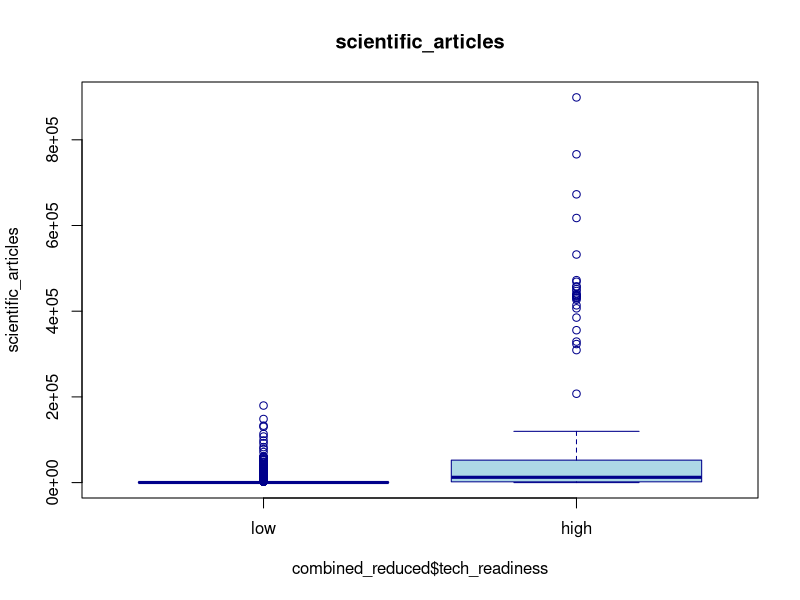
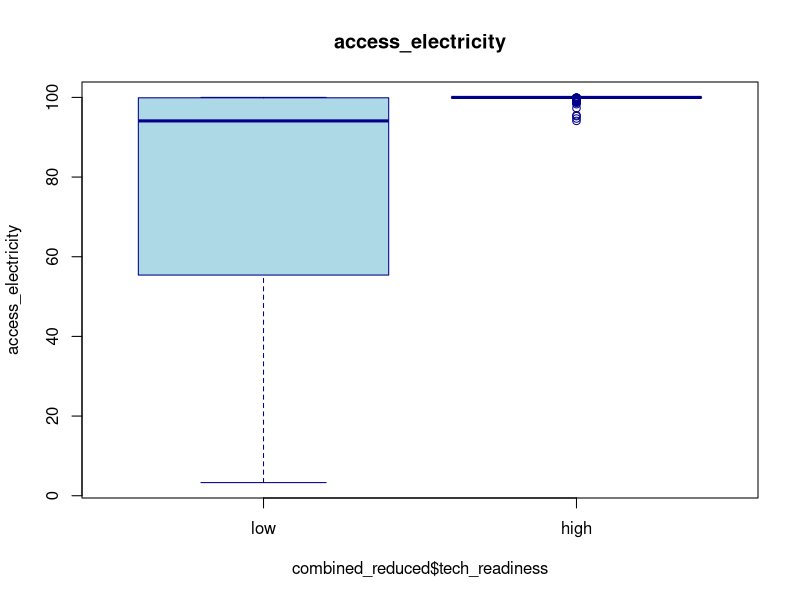
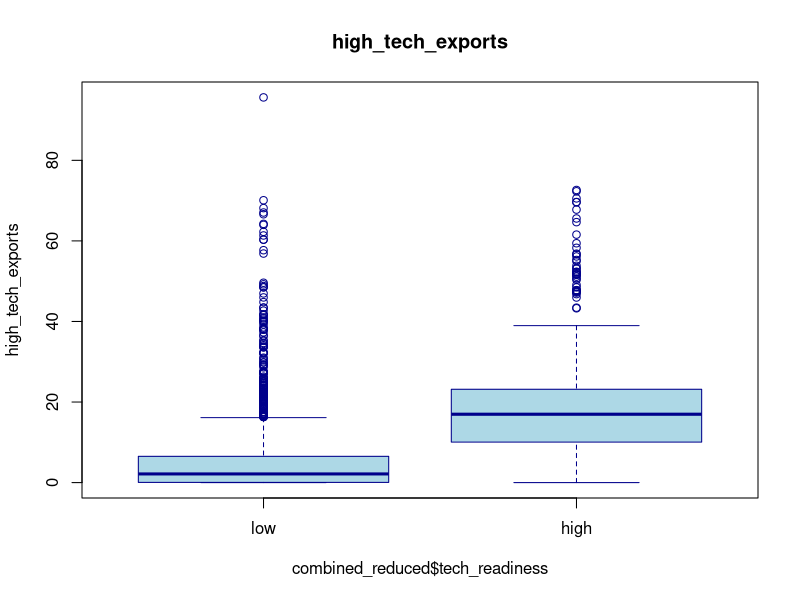
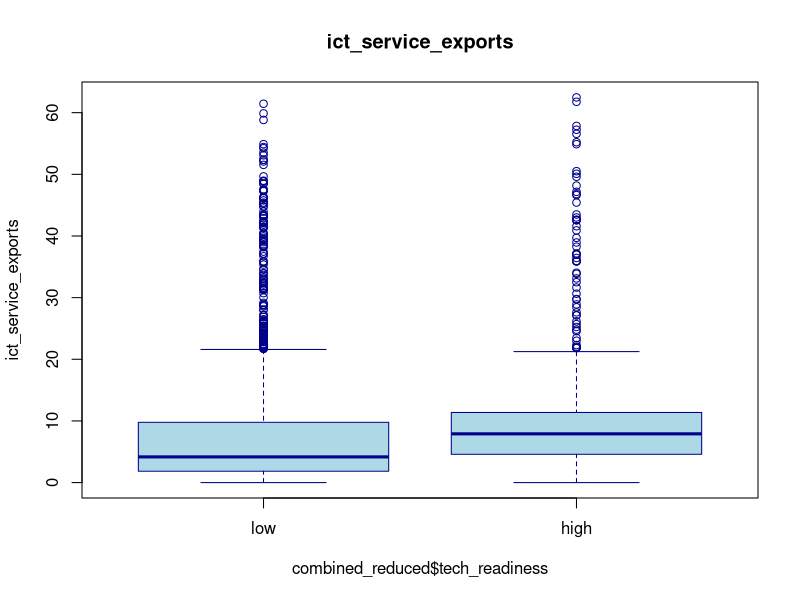
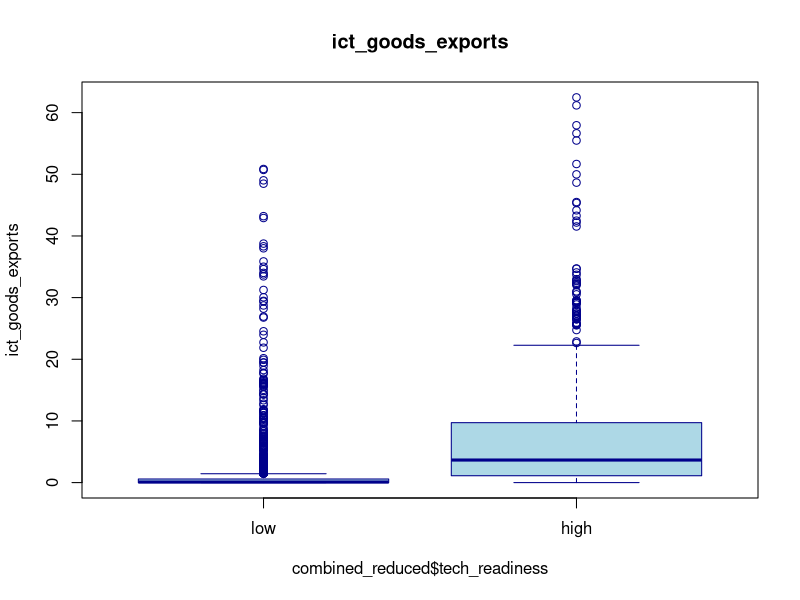
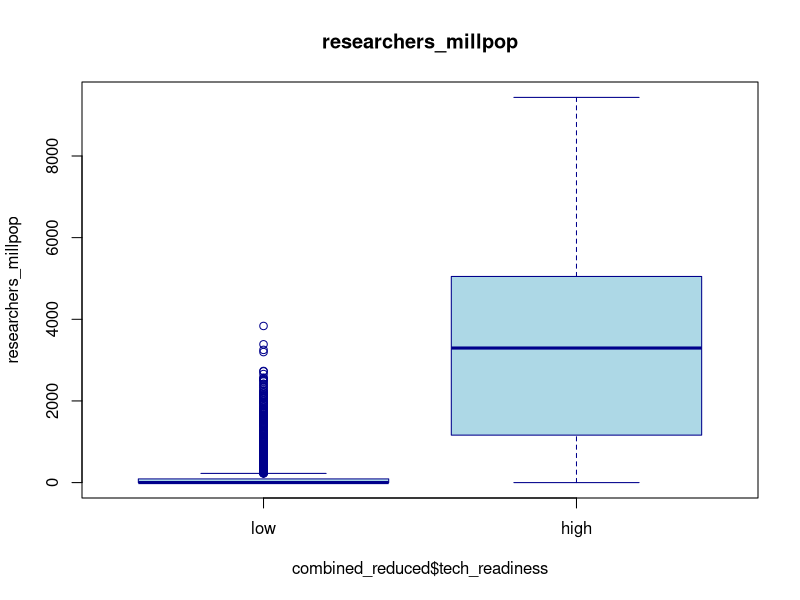
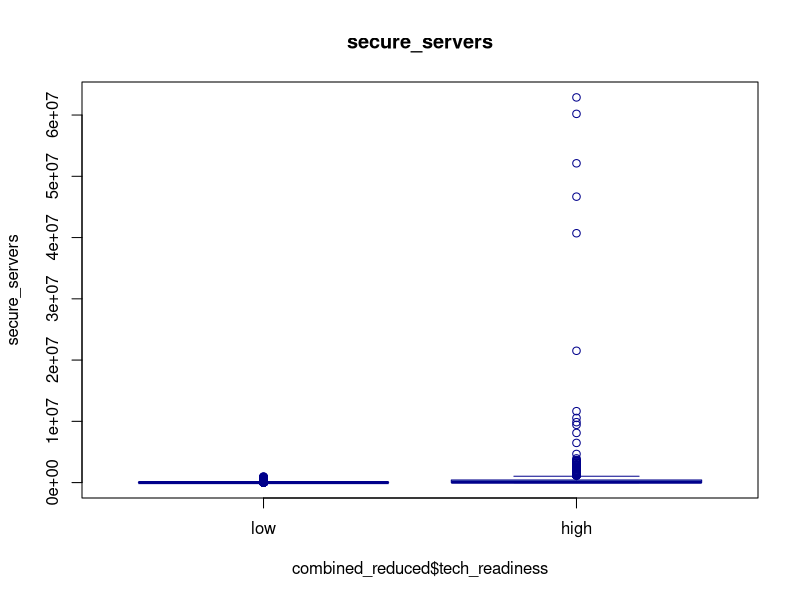
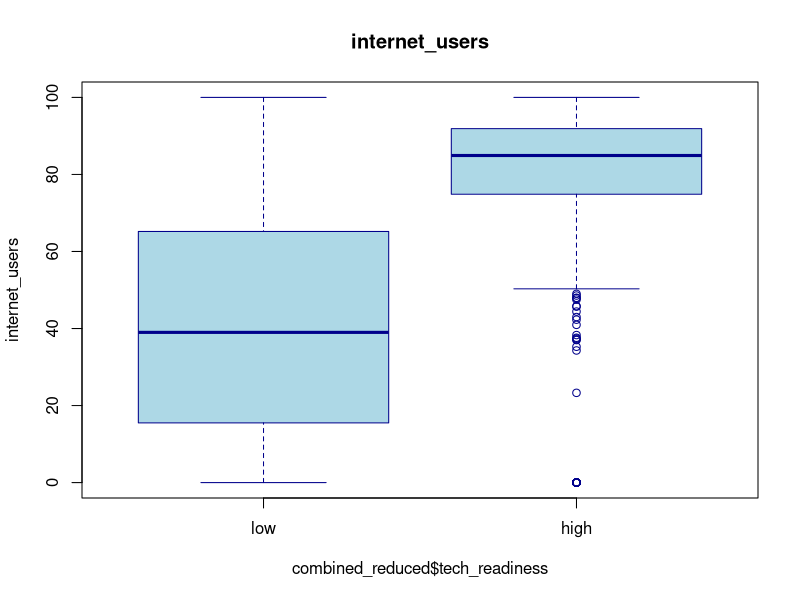

Write R code to recreate these figures, in order.
## ---- chunk 1
knitr::opts_chunk$set(echo = TRUE, cache = TRUE)
## ---- chunk 2
# install.packages("tidyverse","pROC")
    library(tidyverse)
    library(dplyr)
    library(ggplot2)
    library(pROC)
    library(caret)


## ---- chunk 3
setwd(getwd()) # ensure we're at the directory where the RMD is running
worldbank <- read_csv("worldbankdataset.csv", show_col_types = FALSE)
ftri <- read_csv("FTRI_table.csv", show_col_types = FALSE)

combined_set <- left_join(worldbank, ftri, by= c("country_code" = "code", "year"="year"))

head (combined_set, 3)
str(combined_set)
## ---- chunk 4

summary(combined_set$overall_index)

## ---- chunk 5
combined_set <- combined_set|> mutate (tech_readiness= if_else(overall_index >= 0.7, "high", "low"))
combined_set$tech_readiness <- as.factor(combined_set$tech_readiness)
combined_set$tech_readiness <- relevel(combined_set$tech_readiness, ref= "low")
summary (combined_set)

## ---- chunk 6
combined_reduced <- combined_set |>
      filter (year >= 2010 & year <= 2023 & !is.na(tech_readiness))     # the reduced set contains ca 2400 rows
#view(combined_reduced)   #remove comment to view set
colSums(is.na(combined_reduced))
              
              
## ---- chunk 7

vars <- c("scientific_articles","access_electricity","high_tech_exports","ict_service_exports","ict_goods_exports","researchers_millpop","secure_servers","internet_users","rd_expenditures_gdp")

for (var in vars) {
  boxplot(combined_reduced[[var]] ~ combined_reduced$tech_readiness,
          main = paste(var),
          ylab = var,
          col = "lightblue",
          border = "darkblue"
          )
}

## ---- chunk 8

set.seed(123) #   set.seed generates a reproducible seed for the  random number generator used by createDataPartition.

trainset_idx <- createDataPartition(y = combined_reduced$tech_readiness, p = 0.8, list = FALSE)

combined_red_train <- combined_reduced[trainset_idx, ]    # this is the training set, with ca 1930 rows
combined_red_test <- combined_reduced[-trainset_idx, ]    # this is the test set, with ca 480 rows

## ---- chunk 9

model_train <- glm(tech_readiness ~ scientific_articles + access_electricity + 
                     high_tech_exports + ict_service_exports +  ict_goods_exports +  
                 researchers_millpop +  secure_servers + internet_users + rd_expenditures_gdp, 
                        family = binomial, data = combined_red_train)
summary(model_train)




## ---- chunk 10
with(model_train, null.deviance - deviance)

with(model_train, df.null - df.residual)


with(model_train, pchisq(null.deviance - deviance, df.null - df.residual, lower.tail = FALSE))
## ---- chunk 11

exp(coef(model_train))
exp(cbind(OR = coef(model_train), confint(model_train)))
## ---- chunk 12
pred_prob <- predict(model_train, type = "response")
pred_tr <- ifelse(pred_prob >= 0.4, "high", "low") 

compare_thetwo <- data.frame(ActualTR = combined_red_train$tech_readiness, PredictedTR = pred_tr)

## ---- chunk 13
summ_compare <- table(compare_thetwo$ActualTR, compare_thetwo$PredictedTR)
summ_compare



## ---- chunk 14
TP <- 423; TN <- 1397; FP <- 57; FN <- 58

Accuracy <- (TP + TN) / (TP + TN + FP + FN)
Precision <- TP / (TP + FP)
Sensitivity <- TP / (TP + FN)  # Recall
Specificity <- TN / (TN + FP)

F1_Score <- 2 * (Precision * Sensitivity) / (Precision + Sensitivity)
cat (" Accuracy: ",Accuracy,"\n","Precision: ",Precision,"\n", "Recall/sensitivity: ", Sensitivity, "\n", "Specificity: ", Specificity, "\n","F1_Score: ", F1_Score)
## ---- chunk 15
library(pROC)

roc_obj <- roc(response = combined_red_train$tech_readiness,
                predictor = pred_prob,
                direction = "<")  # smaller prob = low


# Print AUC value
auc_val <- auc(roc_obj); auc_val


## ---- chunk 16
plot.roc(roc_obj, print.auc = TRUE, legacy.axes = TRUE,
         xlab = "False Positive Rate (1 - Specificity)",
         ylab = "True Positive Rate (Sensitivity)")

## ---- chunk 17
pred_prob <- predict(model_train, newdata= combined_red_test, type = "response")
pred_tr <- ifelse(pred_prob >= 0.4, "high", "low") 

compare_thetwo <- data.frame(ActualTR = combined_red_test$tech_readiness, PredictedTR = pred_tr)

## ---- chunk 18
summ_compare <- table(compare_thetwo$ActualTR, compare_thetwo$PredictedTR)
summ_compare



## ---- chunk 19
TP <- 102; TN <- 353; FP <- 10; FN <- 18

Accuracy <- (TP + TN) / (TP + TN + FP + FN)
Precision <- TP / (TP + FP)
Sensitivity <- TP / (TP + FN)  # Recall
Specificity <- TN / (TN + FP)

F1_Score <- 2 * (Precision * Sensitivity) / (Precision + Sensitivity)
cat (" Accuracy: ",Accuracy,"\n","Precision: ",Precision,"\n", "Recall/sensitivity: ", Sensitivity, "\n", "Specificity: ", Specificity, "\n","F1_Score: ", F1_Score)
## ---- chunk 20
library(pROC)

roc_obj <- roc(response = combined_red_test$tech_readiness,
                predictor = pred_prob,
               direction = "<")  # smaller prob = low


# Print AUC value
auc_val <- auc(roc_obj); auc_val


## ---- chunk 21
plot.roc(roc_obj, print.auc = TRUE, legacy.axes = TRUE,
         xlab = "False Positive Rate (1 - Specificity)",
         ylab = "True Positive Rate (Sensitivity)")

## ---- chunk 22

var_list <- c("scientific_articles", "access_electricity", "high_tech_exports", "ict_service_exports", "ict_goods_exports", "researchers_millpop", "secure_servers", "internet_users", "rd_expenditures_gdp")

impute_var <- function(var,year,targety) {
  case_when (
    year == targety & var == 0 ~ lag(var, n=1), TRUE ~var) }      # use  lag() to get value of previous year
                                                                # leave var untouched if not zero

combined_set <- combined_set |> group_by(country_code) |>
mutate(across(all_of(var_list), ~impute_var(.x,year,2023)))  |>    # impute 2023 when it is zero
mutate(across(all_of(var_list), ~impute_var(.x,year,2024)))  |>    # impute 2024 when it is zero
ungroup()
## ---- chunk 23
combined_set$predprob <- predict(model_train, newdata= combined_set, type= "response")

# And then determine pred_tech_readiness this way: When tech_readiness is available in combined_set, pred_tech_readiness = tech_readiness (the true value).  When tech_readiness is NA, pred_tech_readiness = high or low (depending on whether predprob (probability) is above or below threshold of 0.4). 

combined_set$pred_tech_readiness <- if_else(is.na(combined_set$tech_readiness), if_else(combined_set$predprob >=.4, "high","low"), combined_set$tech_readiness)


## ---- chunk 24

combined_set |>
  summarize( Orig_high = sum(tech_readiness == "high", na.rm = TRUE), Orig_low = sum(tech_readiness == "low", na.rm = TRUE),
             OrigHiLowratio = Orig_high/Orig_low,
             Pred_high = sum(pred_tech_readiness == "high", na.rm = TRUE), Pred_low = sum(pred_tech_readiness == "low", na.rm = TRUE),
             PredHiLowratio = Pred_high/Pred_low ) |> print()

## ---- chunk 25
combined_set_agg <- combined_set |>
  group_by(year, pred_tech_readiness) |>
  summarize(`R&D Expenditures` = mean(rd_expenditures_gdp), `High-Tech Exports` = mean(high_tech_exports), Countries = n(), .groups = 'drop')


ggplot(combined_set_agg, aes(x = year)) + 
  geom_point(aes(y = Countries, color = pred_tech_readiness , shape = pred_tech_readiness ), size = 3) +
  labs(
    title = "World Evolution towards High-Tech in 2000-2024",
    x = "Year", y = "Countries",
    color = "Technological Readiness",
    shape = "Technological Readiness"
  ) +
  theme_minimal() 

ggplot(combined_set_agg, aes(x = year)) + 
  geom_point(aes(y = `High-Tech Exports`, color = pred_tech_readiness , shape = pred_tech_readiness ), size = 3) +
  labs(
    title = "World Evolution towards High-Tech in 2000-2024",
    x = "Year", y = "High-Tech Exports (% all exports)",
    color = "Technological Readiness",
    shape = "Technological Readiness"
  ) +
  theme_minimal() 

ggplot(combined_set_agg, aes(x = year)) +
  geom_point(aes(y = `R&D Expenditures`, color = pred_tech_readiness , shape = pred_tech_readiness ), size = 3) +
  labs(
    title = "World Evolution towards High-Tech in 2000-2024",
    x = "Year", y = "R&D Expenditures (mean %GDP)",
    color = "Technological Readiness",
    shape = "Technological Readiness"
  ) +
  theme_minimal() 
